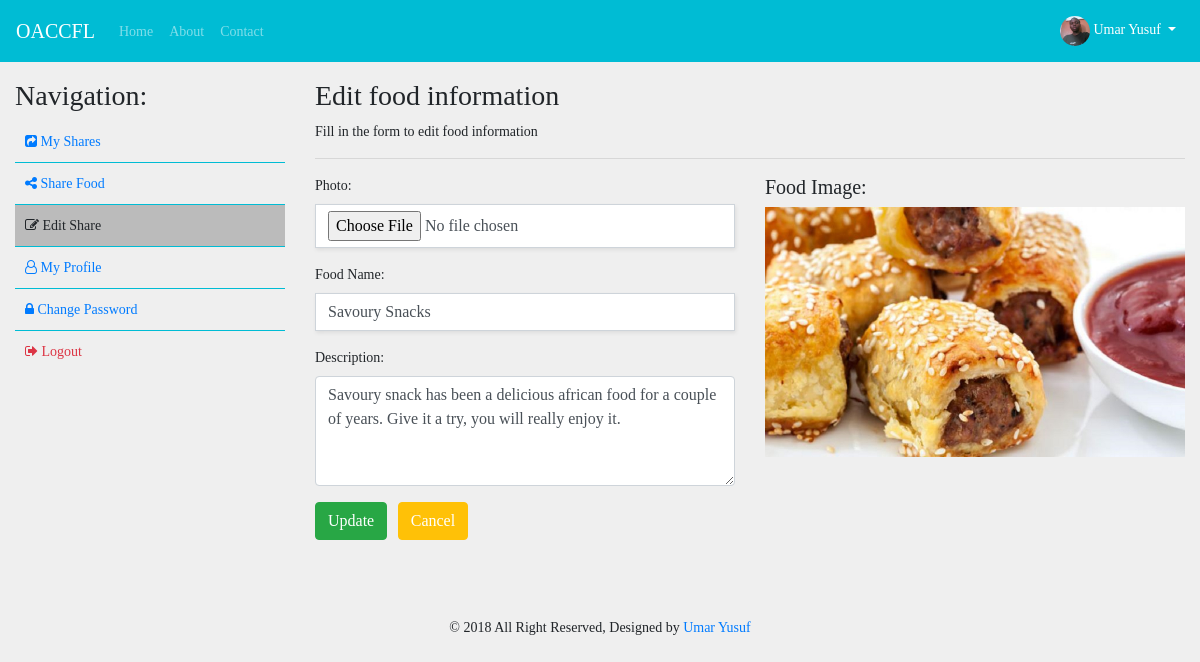
The app's page /edit_share.php?share_id=8 (signed in) with its own data.
### tables this page shows
CREATE TABLE `users` (
  `id` int(11) NOT NULL,
  `name` varchar(255) NOT NULL,
  `email` varchar(255) NOT NULL,
  `phone` varchar(20) NOT NULL,
  `password` varchar(255) NOT NULL,
  `created_at` datetime NOT NULL DEFAULT CURRENT_TIMESTAMP,
  `picture` varchar(255) NOT NULL DEFAULT 'user.jpg'
);

CREATE TABLE `foods` (
  `id` int(11) NOT NULL,
  `food_name` varchar(150) NOT NULL,
  `description` varchar(255) NOT NULL,
  `photo` varchar(200) NOT NULL,
  `user_id` int(11) NOT NULL,
  `date_created` varchar(150) NOT NULL,
  `likes` int(11) NOT NULL DEFAULT '0'
);

### edit_share.php (the view, shortened to what this page needs)
<?php
$page = "Edit Share";
require_once 'config/db.php';
$share_id = $_GET['share_id'];
$user_id = $_SESSION['user_id'];
$food_name_err = $photo_err = $description_err = "";
$photo = $food_name = $description = "";
$query = "SELECT * FROM foods WHERE id=:id AND user_id=:user_id";
if ($data = $pdo->prepare($query)) {
  $data->bindParam(":id", $share_id, PDO::PARAM_INT);
  $data->bindParam(":user_id", $user_id, PDO::PARAM_INT);
  if($data->execute()){
    if ($data->rowCount() === 1) {
      $result = $data->fetch();
      $food_name = $result['food_name'];
      $description = $result["description"];
    }else{
      $message = "Share does not exist";
    }
  }else{
    $message = "Error fetching data";
  }
}
require_once 'includes/head.php';
require_once 'includes/nav.php';
?>
<div class="container-fluid">
	<div class="row">
		<div class="col-md-3 mt-4">
			<?php require_once 'includes/sidebar.php'; ?>
		</div>
		<div class="col-md-9 mt-4">
			<h3>Edit food information</h3>
			<p>Fill in the form to edit food information</p>
			<hr>
			<div class="row">
				<div class="col-md-6">
					<form action="<?php echo htmlspecialchars($_SERVER['PHP_SELF']).'?share_id='.$share_id; ?>" method="post" enctype="multipart/form-data">
						<div class="form-group">
							<label for="photo">Photo:</label>
							<input type="file" name="photo" class="form-control <?php echo (!empty($photo_err)) ? 'is-invalid' : ''; ?>" id="photo" >
						</div>
						<div class="form-group">
							<label for="food_name">Food Name:</label>
							<input type="text" name="food_name" class="form-control <?php echo (!empty($food_name_err)) ? 'is-invalid' : ''; ?>" id="food_name" placeholder="Food Name" value="<?php echo $food_name; ?>">
						</div>
						<div class="form-group">
							<label for="description">Description:</label>
							<textarea name="description" id="description" data-toggle="tooltip" title="maximum of 150 characters" maxlength="150" rows="4" class="form-control  <?php echo (!empty($description_err)) ? 'is-invalid' : ''; ?>" placeholder="Food description"><?php echo $description; ?></textarea>
						</div>
						<button type="submit" class="btn btn-success">Update</button> &nbsp;
            <a href="myshares.php" style="color: #fff" class="btn btn-warning">Cancel</a>
					</form>
					<br><br>
				</div>
        <div class="col-md-6">
          <h5>Food Image:</h5>
          <img src="assets/images/<?php echo $result['photo']; ?>" style="height: 250px" alt="<?php echo $food_name; ?>" class="img-fluid">
        </div>
			</div>
		</div>
	</div>
</div>
<?php
require_once 'includes/footer.php';
require_once 'includes/foot.php';
?>

### includes/nav.php (shortened to what this page needs)
<?php
if(isset($_SESSION['user_id'])){
	$req = $pdo->prepare("SELECT picture FROM users WHERE id=:user_id");
	$req->bindParam(":user_id", $_SESSION['user_id'], PDO::PARAM_INT);
	$req->execute();
	$pic = $req->fetch();
}
?>
<nav class="navbar navbar-expand-md navbar-dark fixed-top bg-cyan">
	<a class="navbar-brand" href="index.php">OACCFL</a>
	<div class="collapse navbar-collapse" id="navbarCollapse">
		<ul class="navbar-nav mr-auto">
			<li class="nav-item <?php echo ($page === 'Home') ? 'active' : ''; ?>">
				<a class="nav-link" href="index.php">Home <span class="sr-only">(current)</span></a>
			</li>
			<li class="nav-item <?php echo ($page === 'About') ? 'active' : ''; ?>">
				<a class="nav-link" href="about.php">About</a>
			</li>
			<li class="nav-item <?php echo ($page === 'Contact') ? 'active' : ''; ?>">
				<a class="nav-link" href="contact.php">Contact</a>
			</li>
		</ul>
		<ul class="navbar-nav ">
			<?php if (isset($_SESSION['user_id'])): ?>
			<li class="nav-item dropdown active">
	      <a class="nav-link dropdown-toggle" href="#" id="navbardrop" data-toggle="dropdown">
	        <img src="assets/images/users/<?php echo $pic['picture']; ?>" class="nav-item rounded-circle img-fluid"  style="width: 30px; height: 30px;" alt=""> <?php echo $_SESSION['name']; ?>
	      </a>
	    </li>
			<?php endif ?>
		</ul>
	</div>
</nav>

### assets/css/styles.css (style rules this page uses)
* { margin: 0; padding: 0; box-sizing: border-box; }
body { font-family: ubuntu; background-color: #efefef; margin-top: 55px; font-size: 14px; }
.navbar-brand, h1, .card-title, .nice-font { font-family: lobster; }
input, select { box-shadow: 1px 2px 4px 0 rgba(0, 0, 0, 0.08); padding: 12px 18px; border-radius: 0!important; border: 1px solid #dbdbdb; }
.bg-cyan { background-color: #00bcd4; }

### records on screen
users: picture (picture)
foods: food_name "Savoury Snacks", description "Savoury snack has been a delicious african food for a couple of years. Give it a try, you will really enjoy it.", photo (picture)

### other values on screen
$_SESSION['name'] "Umar Yusuf"
